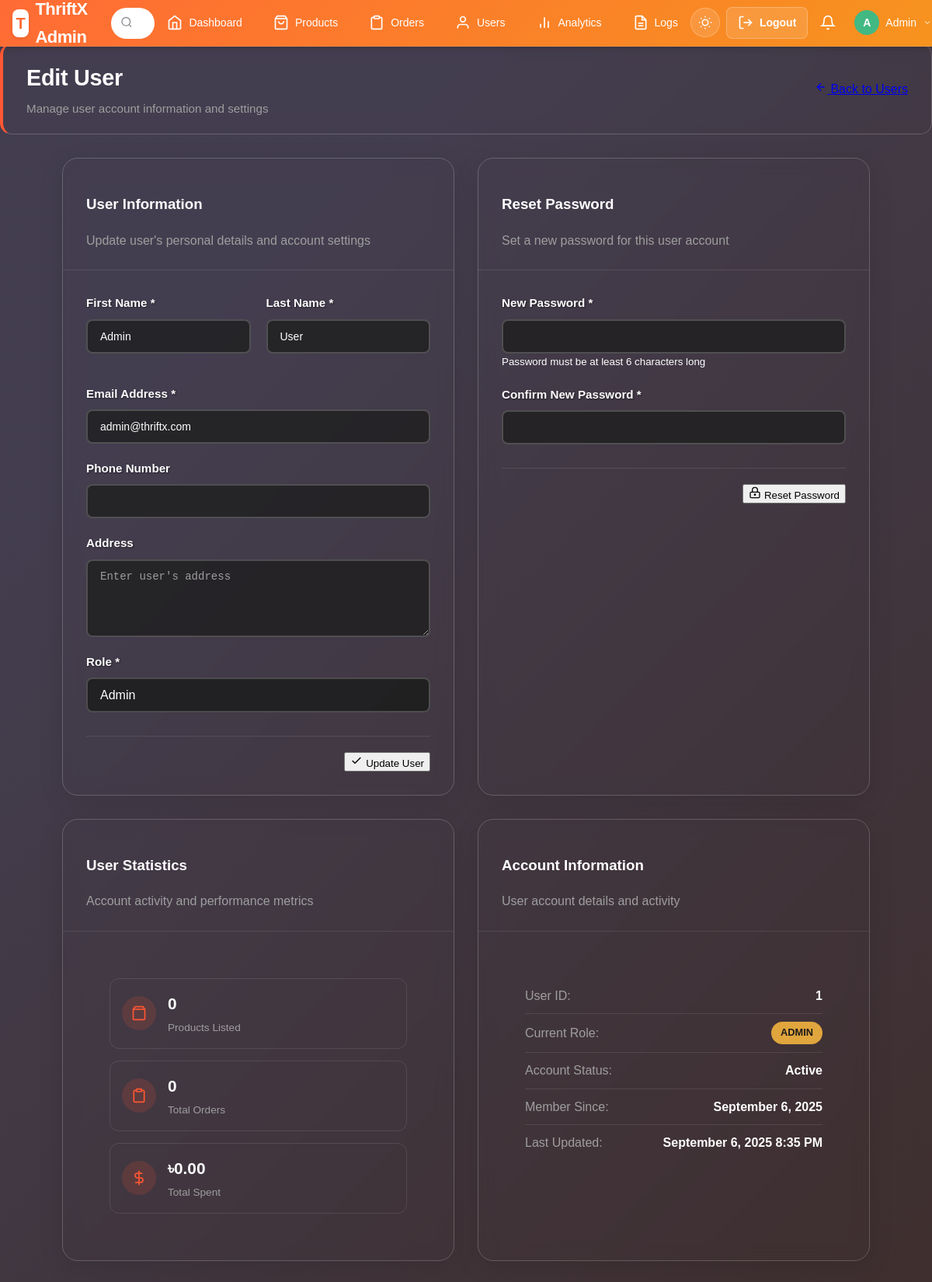
The app's page /admin/admin_edit_user.php?id=1 (signed in) with its own data.
### tables this page shows
CREATE TABLE IF NOT EXISTS users (
    id INT AUTO_INCREMENT PRIMARY KEY,
    first_name VARCHAR(50) NOT NULL,
    last_name VARCHAR(50) NOT NULL,
    email VARCHAR(100) UNIQUE NOT NULL,
    password VARCHAR(255) NOT NULL,
    phone VARCHAR(20),
    address TEXT,
    role ENUM('customer', 'seller', 'admin') DEFAULT 'customer',
    created_at TIMESTAMP DEFAULT CURRENT_TIMESTAMP,
    updated_at TIMESTAMP DEFAULT CURRENT_TIMESTAMP ON UPDATE CURRENT_TIMESTAMP
);

### admin/admin_edit_user.php (the view, shortened to what this page needs)
<?php
include('../config/db.php');
$user_id = isset($_GET['id']) ? (int)$_GET['id'] : 0;
$user_query = "SELECT * FROM users WHERE id = ?";
$stmt = $conn->prepare($user_query);
$stmt->bind_param("i", $user_id);
$stmt->execute();
$user = $stmt->get_result()->fetch_assoc();
$stats_query = "SELECT
    (SELECT COUNT(*) FROM products WHERE seller_id = ?) as product_count,
    (SELECT COUNT(*) FROM orders WHERE user_id = ?) as order_count,
    (SELECT SUM(total_amount) FROM orders WHERE user_id = ? AND status = 'delivered') as total_spent";
$stats_stmt = $conn->prepare($stats_query);
$stats_stmt->bind_param("iii", $user_id, $user_id, $user_id);
$stats_stmt->execute();
$stats = $stats_stmt->get_result()->fetch_assoc();
?>
<!DOCTYPE html>
<html lang="en">
<head>
    <link rel="stylesheet" href="../assets/css/styles.css">
</head>
<body class="admin-layout <?= (($_SESSION['theme'] ?? 'dark') === 'light') ? 'light-theme' : '' ?>">
    <?php include('../includes/admin_header.php'); ?>
    <div class="page-content">
        <div class="page-header">
            <div class="page-title">
                <h1>Edit User</h1>
                <p>Manage user account information and settings</p>
            </div>
            <div class="page-actions">
                <a href="admin_users.php" class="btn btn-secondary">
                    <svg width="16" height="16" viewBox="0 0 24 24" fill="none" stroke="currentColor" stroke-width="2">
                        <path d="M19 12H5M12 19l-7-7 7-7"></path>
                    </svg>
                    Back to Users
                </a>
            </div>
        </div>
        <div class="edit-user-container">
            <div class="edit-user-grid">
                <div class="edit-user-card">
                    <div class="card-header">
                        <h3>User Information</h3>
                        <p>Update user's personal details and account settings</p>
                    </div>
                    <div class="card-content">
                        <form method="POST" class="user-form">
                            <div class="form-row">
                                <div class="form-group">
                                    <label for="first_name">First Name *</label>
                                    <input type="text" id="first_name" name="first_name" value="<?= htmlspecialchars($user['first_name']) ?>" required>
                                </div>
                                <div class="form-group">
                                    <label for="last_name">Last Name *</label>
                                    <input type="text" id="last_name" name="last_name" value="<?= htmlspecialchars($user['last_name']) ?>" required>
                                </div>
                            </div>
                            <div class="form-group">
                                <label for="email">Email Address *</label>
                                <input type="email" id="email" name="email" value="<?= htmlspecialchars($user['email']) ?>" required>
                            </div>
                            <div class="form-group">
                                <label for="phone">Phone Number</label>
                                <input type="tel" id="phone" name="phone" value="<?= htmlspecialchars($user['phone'] ?? '') ?>">
                            </div>
                            <div class="form-group">
                                <label for="address">Address</label>
                                <textarea id="address" name="address" rows="3" placeholder="Enter user's address"><?= htmlspecialchars($user['address'] ?? '') ?></textarea>
                            </div>
                            <div class="form-group">
                                <label for="role">Role *</label>
                                <select id="role" name="role" required>
                                    <option value="admin" <?= $user['role'] == 'admin' ? 'selected' : '' ?>>Admin</option>
                                </select>
                            </div>
                            <div class="form-actions">
                                <button type="submit" name="update_user" class="btn btn-primary">
                                    <svg width="16" height="16" viewBox="0 0 24 24" fill="none" stroke="currentColor" stroke-width="2">
                                        <path d="M20 6L9 17l-5-5"></path>
                                    </svg>
                                    Update User
                                </button>
                            </div>
                        </form>
                    </div>
                </div>
                <div class="edit-user-card">
                    <div class="card-header">
                        <h3>Reset Password</h3>
                        <p>Set a new password for this user account</p>
                    </div>
                    <div class="card-content">
                        <form method="POST" class="password-form">
                            <div class="form-group">
                                <label for="new_password">New Password *</label>
                                <input type="password" id="new_password" name="new_password" required minlength="6">
                                <small>Password must be at least 6 characters long</small>
                            </div>
                            <div class="form-group">
                                <label for="confirm_password">Confirm New Password *</label>
                                <input type="password" id="confirm_password" name="confirm_password" required minlength="6">
                            </div>
                            <div class="form-actions">
                                <button type="submit" name="reset_password" class="btn btn-secondary">
                                    <svg width="16" height="16" viewBox="0 0 24 24" fill="none" stroke="currentColor" stroke-width="2">
                                        <rect x="3" y="11" width="18" height="11" rx="2" ry="2"></rect>
                                        <circle cx="12" cy="16" r="1"></circle>
                                        <path d="M7 11V7a5 5 0 0 1 10 0v4"></path>
                                    </svg>
                                    Reset Password
                                </button>
                            </div>
                        </form>
                    </div>
                </div>
                <div class="edit-user-card">
                    <div class="card-header">
                        <h3>User Statistics</h3>
                        <p>Account activity and performance metrics</p>
                    </div>
                    <div class="card-content">
                        <div class="user-stats">
                            <div class="stat-item">
                                <div class="stat-icon">
                                    <svg width="20" height="20" viewBox="0 0 24 24" fill="none" stroke="currentColor" stroke-width="2">
                                        <path d="M6 2L3 6v14a2 2 0 0 0 2 2h14a2 2 0 0 0 2-2V6l-3-4z"></path>
                                        <line x1="3" y1="6" x2="21" y2="6"></line>
                                    </svg>
                                </div>
                                <div class="stat-content">
                                    <h4><?= number_format($stats['product_count']) ?></h4>
                                    <p>Products Listed</p>
                                </div>
                            </div>
                            <div class="stat-item">
                                <div class="stat-icon">
                                    <svg width="20" height="20" viewBox="0 0 24 24" fill="none" stroke="currentColor" stroke-width="2">
                                        <path d="M16 4h2a2 2 0 0 1 2 2v14a2 2 0 0 1-2 2H6a2 2 0 0 1-2-2V6a2 2 0 0 1 2-2h2"></path>
                                        <rect x="8" y="2" width="8" height="4" rx="1" ry="1"></rect>
                                    </svg>
                                </div>
                                <div class="stat-content">
                                    <h4><?= number_format($stats['order_count']) ?></h4>
                                    <p>Total Orders</p>
                                </div>
                            </div>
                            <div class="stat-item">
                                <div class="stat-icon">
                                    <svg width="20" height="20" viewBox="0 0 24 24" fill="none" stroke="currentColor" stroke-width="2">
                                        <line x1="12" y1="1" x2="12" y2="23"></line>
                                        <path d="M17 5H9.5a3.5 3.5 0 0 0 0 7h5a3.5 3.5 0 0 1 0 7H6"></path>
                                    </svg>
                                </div>
                                <div class="stat-content">
                                    <h4>৳<?= number_format($stats['total_spent'] ?? 0, 2) ?></h4>
                                    <p>Total Spent</p>
                                </div>
                            </div>
                        </div>
                    </div>
                </div>
                <div class="edit-user-card">
                    <div class="card-header">
                        <h3>Account Information</h3>
                        <p>User account details and activity</p>
                    </div>
                    <div class="card-content">
                        <div class="account-info">
                            <div class="info-item">
                                <label>User ID:</label>
                                <span><?= $user['id'] ?></span>
                            </div>
                            <div class="info-item">
                                <label>Current Role:</label>
                                <span class="role-badge role-<?= $user['role'] ?>"><?= ucfirst($user['role']) ?></span>
                            </div>
                            <div class="info-item">
                                <label>Account Status:</label>
                                <span class="status-badge status-active">Active</span>
                            </div>
                            <div class="info-item">
                                <label>Member Since:</label>
                                <span><?= date('F j, Y', strtotime($user['created_at'])) ?></span>
                            </div>
                            <div class="info-item">
                                <label>Last Updated:</label>
                                <span><?= date('F j, Y g:i A', strtotime($user['updated_at'])) ?></span>
                            </div>
                        </div>
                    </div>
                </div>
            </div>
        </div>
    </div>
</body>
</html>

### records on screen
users: first_name "Admin", last_name "User", email "admin@thriftx.com", role "Admin", id "1", role "ADMIN", created_at "September 6, 2025", updated_at "September 6, 2025 8:35 PM"

### other values on screen
substr($_SESSION['first_name'], 0, 1) "A"
$_SESSION['first_name'] "Admin"
$stats['product_count'] "0"
$stats['order_count'] "0"
$stats['total_spent'] "0.00"
